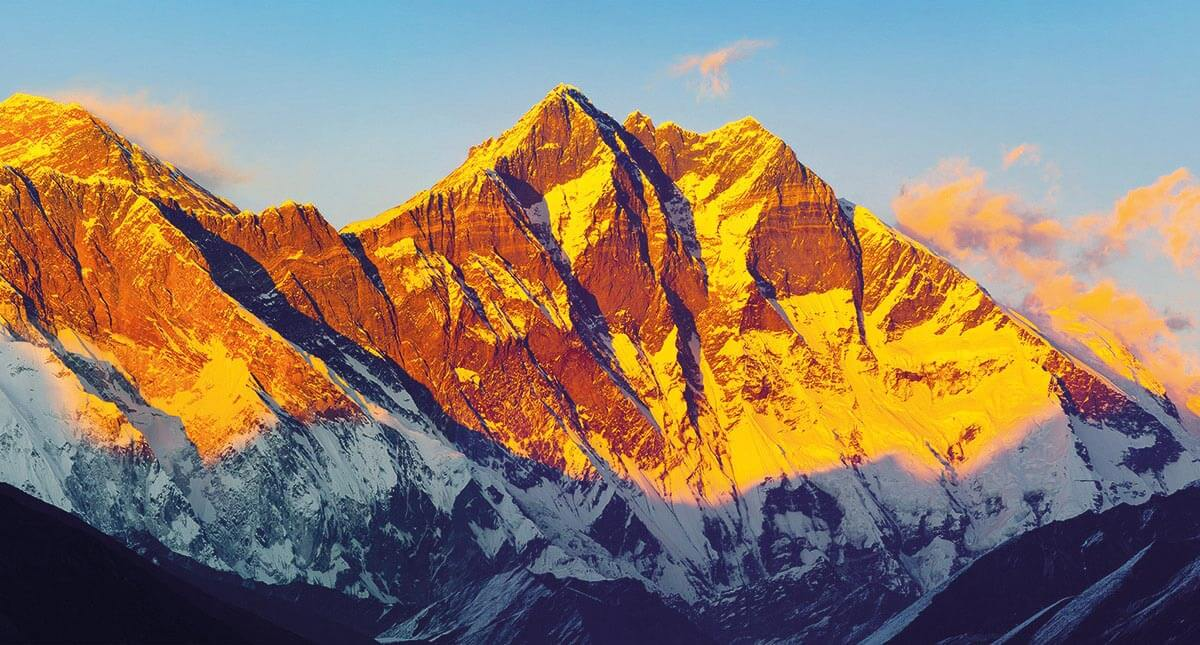
#> input picture input/mountains.jpg, 1200 x 645 px, given in place of the camera
$ python yellow_ct_module.py
#> lines starting #> are read from the running program, lines starting #| are printed output that depends on the picture; after the words box and inside, x2 and y2 are one past the last pixel; in counts of white or black regions, pixels touching at a corner belong together
import cv2
import numpy as np

cap = cv2.VideoCapture(0)
cap.set(cv2.CAP_PROP_FRAME_WIDTH, 1280)
cap.set(cv2.CAP_PROP_FRAME_HEIGHT, 720)

#defining the colour range
lower = np.array([15, 150, 20])
upper = np.array([35, 255, 255])

#creating a loop to display live video feed from a bunch of real time images
while True:
    #obtaining a frame from the camera
    _, frame = cap.read()
#> frame is the input picture: shape (645, 1200, 3); mean B, G, R 107.2, 123.8, 142

    #converting the taken frame to hsv
    hsv_frame = cv2.cvtColor(frame, cv2.COLOR_BGR2HSV)
#> hsv_frame: shape (645, 1200, 3); mean H, S, V 75, 130.9, 167.7

    #creating a mask object to find and seperate the colour we want from the original image
    mask = cv2.inRange(hsv_frame, lower, upper)
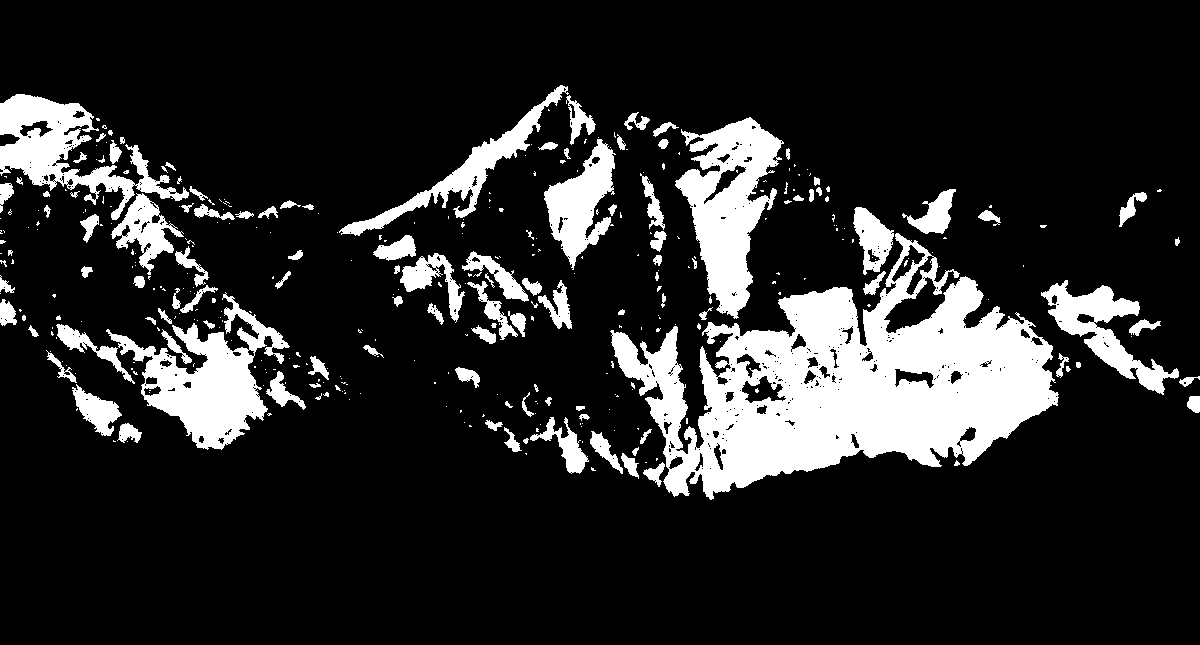
#> mask: shape (645, 1200); 15.9% white; 377 white regions (258 under 20 px)

    #defining the object contours
    contours, hierarchy = cv2.findContours(mask, cv2.RETR_EXTERNAL, cv2.CHAIN_APPROX_SIMPLE)
#> contours = 368 contours, 270 with area under 20; largest, box (x1, y1, x2, y2) and area: (610, 233, 1059, 500) 57257, (675, 117, 784, 319) 10934, (106, 292, 290, 450) 10370, (0, 94, 189, 220) 7699, (1041, 280, 1179, 395) 4578

    #checking to see if there are any contours of the specified colour and enclosing a rectangle around it
    if len(contours) != 0:
        for contour in contours:
            #to make sure there are no single dots that are detected
            if cv2.contourArea(contour) > 500:
                #this is to obtain the coordinates and the measurements of the rectangle of the contour that encloses the colour
                x, y, w, h = cv2.boundingRect(contour)
                #this to to actually draw the rectangle, to be displayed, around the colour
                cv2.rectangle(frame, (x,y), (x + w, y + h), (0, 0, 255), 2)
#> this loop made 368 passes
#> (x, y, w, h) on passes 28, 59, 120, 161, 175, 176, 177, 213, 217, 235, 237, 279: (530, 417, 59, 57), (72, 384, 50, 52), (56, 324, 79, 60), (106, 292, 184, 158), (467, 281, 51, 59), (1041, 280, 138, 115), (538, 280, 34, 49), (400, 253, 65, 70), (462, 251, 67, 51), (373, 235, 43, 26), (610, 233, 449, 267), (853, 207, 41, 68)
#> contour on passes 3, 5, 7, 9, 10, 11: [[645, 462], [646, 462]], [[656, 458], [656, 460], [657, 459], [657, 458]], [[525, 453], [526, 454], [526, 453]], [[582, 441], [582, 442]], [[127, 441]], [[113, 440], [113, 441], [115, 441], [114, 441]]
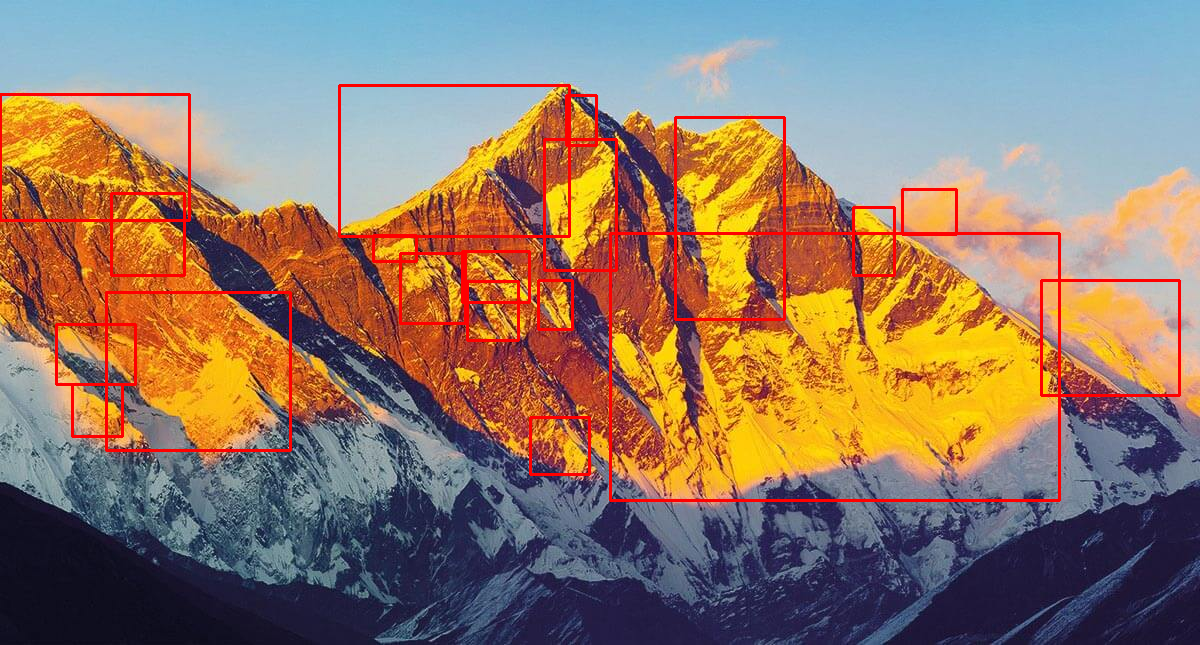
#> frame: shape (645, 1200, 3); 2.86% of pixels changed, all inside (x1, y1, x2, y2) = (0, 84, 1181, 502)

    #showing the image that we specify
    #cv2.imshow("mask", mask)
    cv2.imshow("webcam", frame)

    #keeping the image on hold and adding a break to exit
    key = cv2.waitKey(1)
#> (key Esc is pressed here)
    if key == 27:
        break
